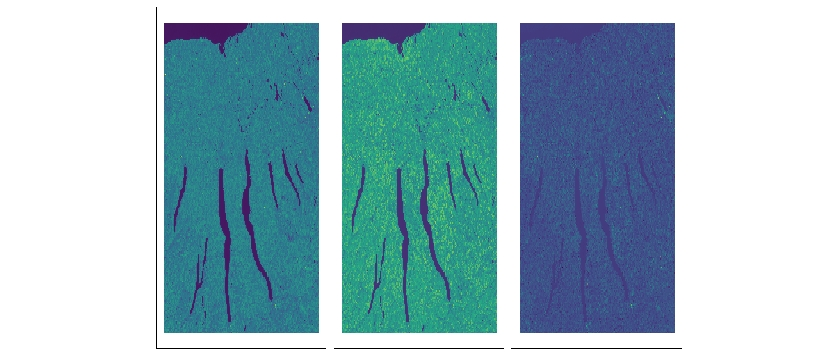

This figure's R source:
library(raster)
library(rgdal)
library(rgeos)
library(RColorBrewer)
library(sp)
library(ggplot2)
library(viridis)
library(rasterVis)


options(stringsAsFactors = FALSE)

finger_lakes <- raster('L1C_T18TUN_A013565_20191011T160358.tif')
b1 <- raster('L1C_T18TUN_A013565_20191011T160358.tif', band=1)
b2 <- raster('L1C_T18TUN_A013565_20191011T160358.tif', band=2)
b3 <- raster('L1C_T18TUN_A013565_20191011T160358.tif', band=3)



t <- stack(b1,b2, b3)
gplot(t) +
  geom_raster(aes(x = x, y = y, fill = value))+
  scale_fill_viridis_c() +
  facet_wrap(~variable) +
  coord_quickmap()+
  theme_classic() +
  theme(text = element_text(size=20),
        axis.text.x = element_text(angle = 90, hjust = 1)) +
  theme(legend.position = "none",
        panel.grid = element_blank(),
        axis.title = element_blank(),
        axis.text = element_blank(),
        axis.ticks = element_blank(),
        panel.background = element_blank(),
        plot.title = element_blank(),
        strip.background = element_blank(),
        strip.text.x = element_blank())
